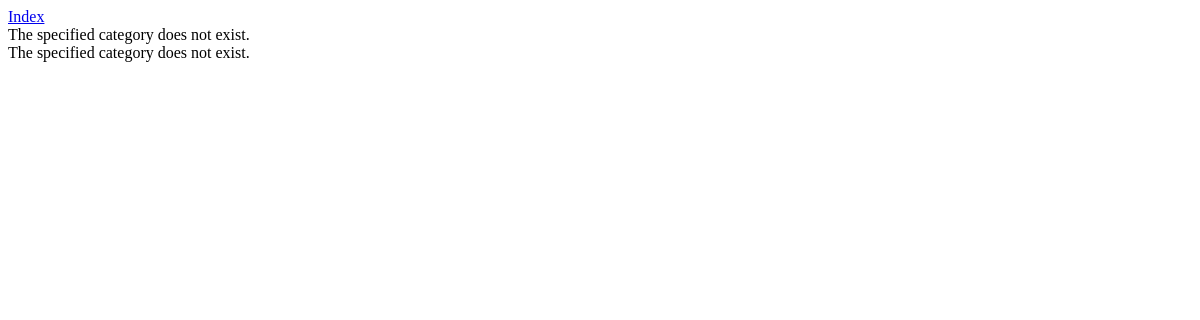
/rango/category/python/, run on an earlier commit of the app's database.
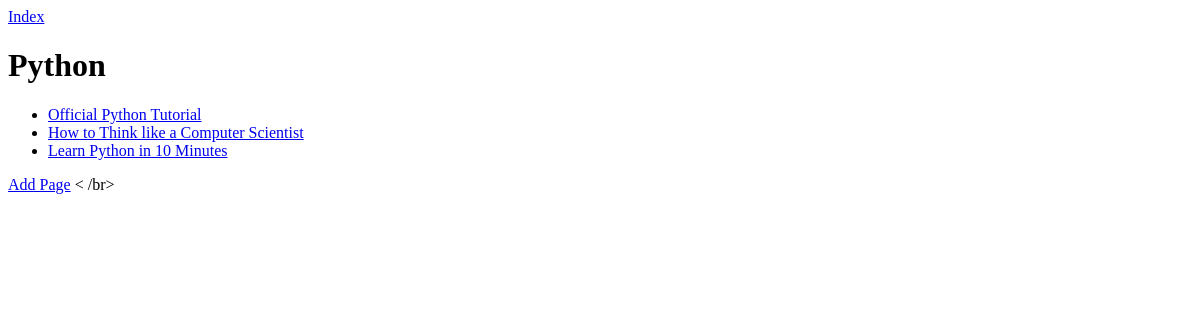
And on a later commit of the database.
### rango/models.py (models this page shows, shortened)
class Category(models.Model):
    name = models.CharField(max_length=128, unique=True)
    views = models.IntegerField(default=0)
    likes = models.IntegerField(default=0)
    slug = models.SlugField(unique=True)
    class Meta:
        verbose_name_plural = 'Categories'

class Page(models.Model):
    category = models.ForeignKey(Category, on_delete=models.CASCADE)
    title = models.CharField(max_length=128)
    url = models.URLField()
    views = models.IntegerField(default=0)

### rango/views.py (the view)
# urls.py: path('category/<slug:category_name_slug>/', views.show_category, name='show category'),
def show_category(request, category_name_slug):
    context_dict = {}
    try:
        category = Category.objects.get(slug=category_name_slug)
        pages = Page.objects.filter(category=category)
        context_dict['pages'] = pages
        context_dict['category'] = category
    except Category.DoesNotExist:
        context_dict['category'] = None
        context_dict['pages'] = None
    return render(request, 'rango/category.html', context=context_dict)

### templates/rango/category.html
<!DOCTYPEhtml>
<html>
<head><title>Rango</title>
</head>
<body>
    <div>
        <a href='/rango/'>Index</a>
    </div>
    <div>
        {% if category %}
        <h1>{{ category.name }}</h1> {% if pages %}
        <ul>
            {% for page in pages %}
            <li><a href="{{ page.url }}">{{ page.title }}</a></li>
            {% endfor %}
        </ul>
        {% else %}
        <strong>No pages currently in category.</strong> {% endif %}
        {% else %}
        The specified category does not exist.
        {% endif %}
    </div>
    <div>
 		{% if category %}
 		    <a href="/rango/category/{{ category.slug }}/add_page/">Add Page</a> < /br>
 		{% else %}
 		    The specified category does not exist.
 		{% endif %}
    </div>
</body>
</html>

What changed in the data, as far as the page shows it:
now on this page (row edited): Category: name "Python"
changed Category: slug empty → "python" (drawn)
now on this page (row unchanged): Page: title "Official Python Tutorial"
now on this page (row unchanged): Page: title "How to Think like a Computer Scientist"
now on this page (row unchanged): Page: title "Learn Python in 10 Minutes"
Also different on the page:
text no longer shown: "The specified category does not exist. The specified category does not exist."
text now shown: "Add Page < /br>"
